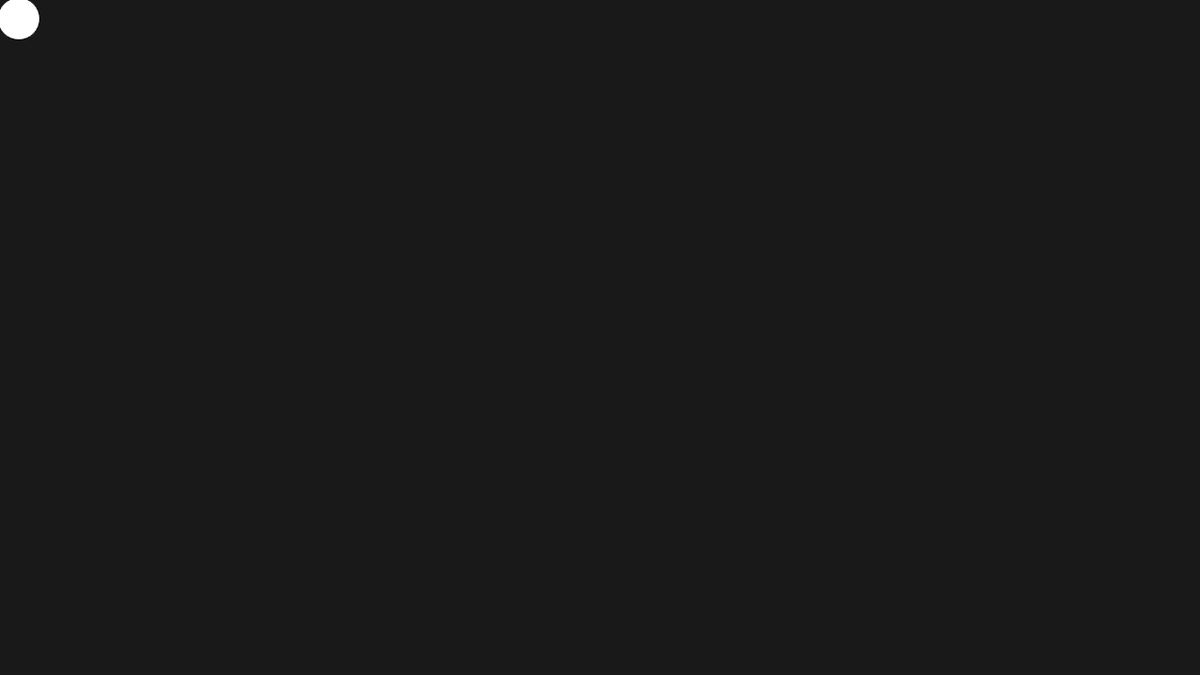
Frame 1 (no input)
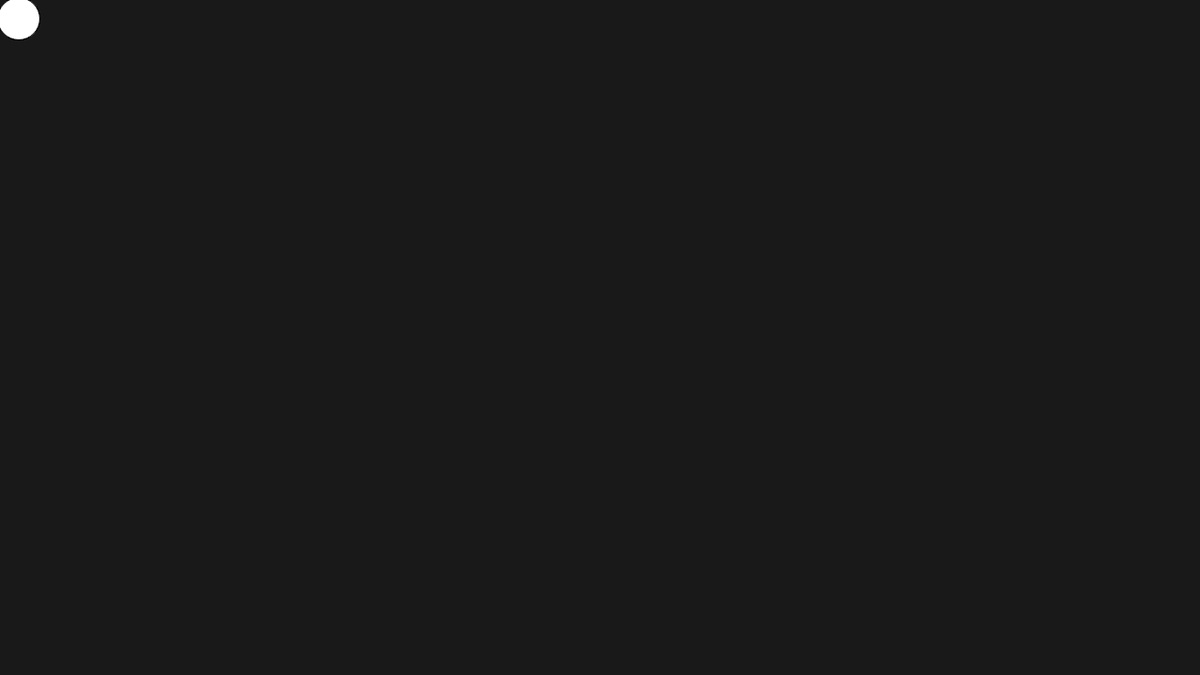
Frame 60 (no input)
Frame 120 (the mouse pressed at the canvas centre since frame 60): identical to frame 60, image omitted

The p5.js sketch that drew these frames (run headless with seeded random() and noise() and a simulated clock; from frame 60 on, the mouse is pressed at the canvas centre):

// p5.js sketch
// ── sketch.js
function setup() {

  createCanvas(1280, 720);
  background(25,25,25);
}


function draw () {
	ellipse(20,20,45,45);
}
